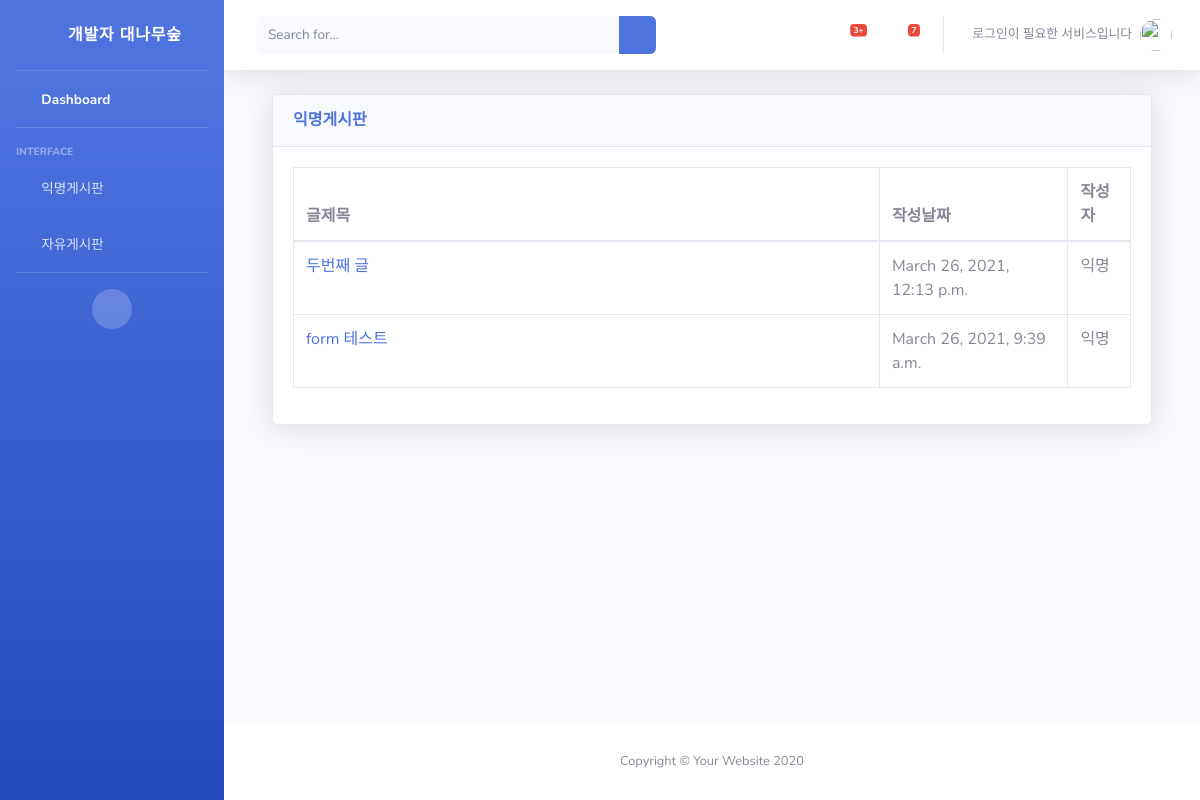
The page / on the database its author committed.
### snsapp/models.py (models this page shows, shortened)
class Post(models.Model) :
    title = models.CharField(max_length=200)
    body = models.TextField()
    date = models.DateTimeField(auto_now_add=True)

### snsapp/views.py (the view)
# urls.py: 2. Add a URL to urlpatterns:  path('', views.home, name='home')
def home(request) :
    posts = Post.objects.filter().order_by('-date')
    return render(request, 'index.html',{'posts':posts})

### snsapp/templates/index.html (shortened to what this page needs)
{% extends 'base.html' %}
{% block content %}
<div class="container-fluid">
    <div class="card shadow mb-4">
        <div class="card-header py-3">
            <h6 class="m-0 font-weight-bold text-primary">익명게시판</h6>
        </div>
        <div class="card-body">
            <div class="table-responsive">
                <table class="table table-bordered" id="dataTable" width="100%" cellspacing="0">
                    <thead>
                        <tr>
                            <th width='70%'>글제목</th>
                            <th>작성날짜</th>
                            <th>작성자</th>
                        </tr>
                    </thead>
                    <tbody>
                        {% for post in posts %}
                        <tr>
                            <td><a href="{% url 'detail' post.id %}">{{ post.title }}</a></td>
                            <td>{{ post.date }}</td>
                            <td>익명</td>
                        </tr>
                        {% endfor %}
                    </tbody>
                </table>
            </div>
        </div>
    </div>
</div>
{% endblock %}

### rows shown on the page
Post: title "두번째 글", date "March 26, 2021, 12:13 p.m."
Post: title "form 테스트", date "March 26, 2021, 9:39 a.m."
